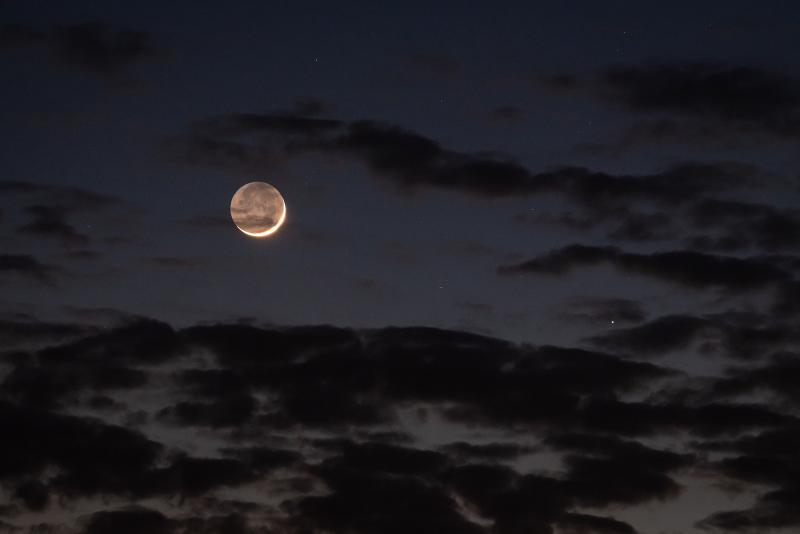
#> input picture images/Earthshine.jpeg, 1600 x 1067 px (shown at 1/2 size); its folder holds only this picture in this run
$ python moondetector.py
#> lines starting #> are read from the running program, lines starting #| are printed output that depends on the picture; after the words box and inside, x2 and y2 are one past the last pixel; in counts of white or black regions, pixels touching at a corner belong together
import cv2
import numpy as np
import os


def circle_detection(image_path, display=False):

#> called with image_path = './images/Earthshine.jpeg', display = True
    img = cv2.imread(image_path, cv2.IMREAD_COLOR)
#> img is the input picture: shape (1067, 1600, 3); mean B, G, R 34, 28.6, 29.6

    # Convert to grayscale.
    gray = cv2.cvtColor(img, cv2.COLOR_BGR2GRAY)

    #-------------------------------------------------
    #threshold
    thres_value = 100
    #_, gray = cv2.threshold(gray, thres_value, 255, cv2.THRESH_BINARY)
    #cv2.imshow("Threshold"+str(thres_value), gray)
    #cv2.waitKey(0)
    #----------------

    # Blur using 3 * 3 kernel.
    gray_blurred = cv2.blur(gray, (3, 3))

    # Apply Hough transform on the blurred image.
    detected_circles = cv2.HoughCircles(gray_blurred,
                    cv2.HOUGH_GRADIENT, 1, 20, param1 = 70,
                param2 = 50, minRadius = 50, maxRadius = 120)
#> detected_circles = [[516.5, 417.5, 55.2]]
    # Draw circles that are detected.
    image_center_x, image_center_y = int(img.shape[1]/2), int(img.shape[0]/2)
#> image_center_x = 800; image_center_y = 533
    if detected_circles is not None:

        # Convert the circle parameters a, b and r to integers.
        detected_circles = np.uint16(np.around(detected_circles))
#> detected_circles = [[516, 418, 55]]

        for pt in detected_circles[0, :][:1]:
            a, b, r = pt[0], pt[1], pt[2]

            offset_x = a-image_center_x
            offset_y = b-image_center_y

            print(f"find a circle in [{a},{b}] with radius={r}, offset_x={offset_x} offset_y={offset_y} ")

            if display:
                # Draw the circumference of the circle.
                cv2.circle(img, (a, b), r, (0, 255, 0), 2)
                # Draw a small circle (of radius 1) to show the center.
                cv2.circle(img, (a, b), 1, (0, 0, 255), 3)
                cv2.circle(img, (image_center_x, image_center_y), 1, (0, 0, 255), 3)
                cv2.line(img,(a,b),(image_center_x, image_center_y),(155, 0, ),1)
                #cv2.namedWindow('finalImg', cv2.WINDOW_NORMAL)
                cv2.waitKey(0)
#> this loop made 1 pass
#> (a, b, r, offset_x, offset_y) on pass 1: (516, 418, 55, -284, -115)
#| find a circle in [516,418] with radius=55, offset_x=-284 offset_y=-115
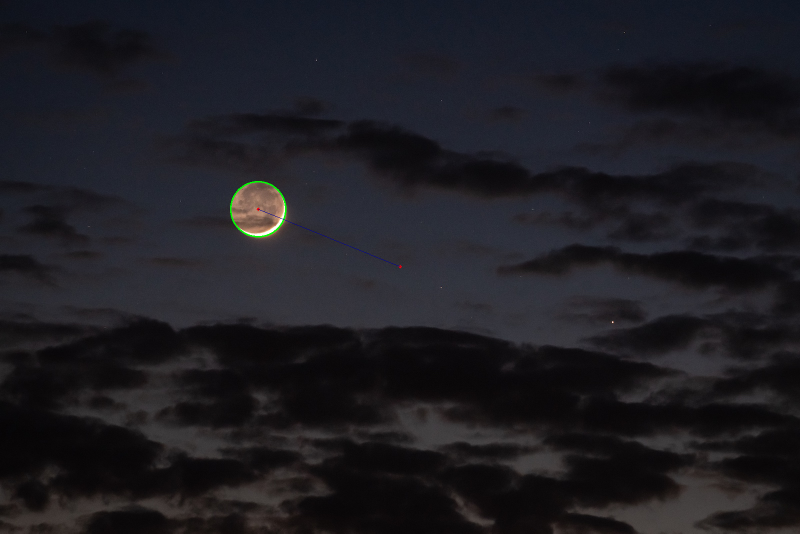
#> img: shape (1067, 1600, 3) (shown at 1/2 size); 0.08% of pixels changed, all inside (x1, y1, x2, y2) = (460, 362, 804, 537)
    else:
        print("error")

    return a, b, r, offset_x, offset_y

def main():

    directory_name = './images'
    for file_name in os.listdir(directory_name):
        print(file_name)
        circle_detection(directory_name+'/'+ file_name, True)

if __name__=="__main__":
    main()
